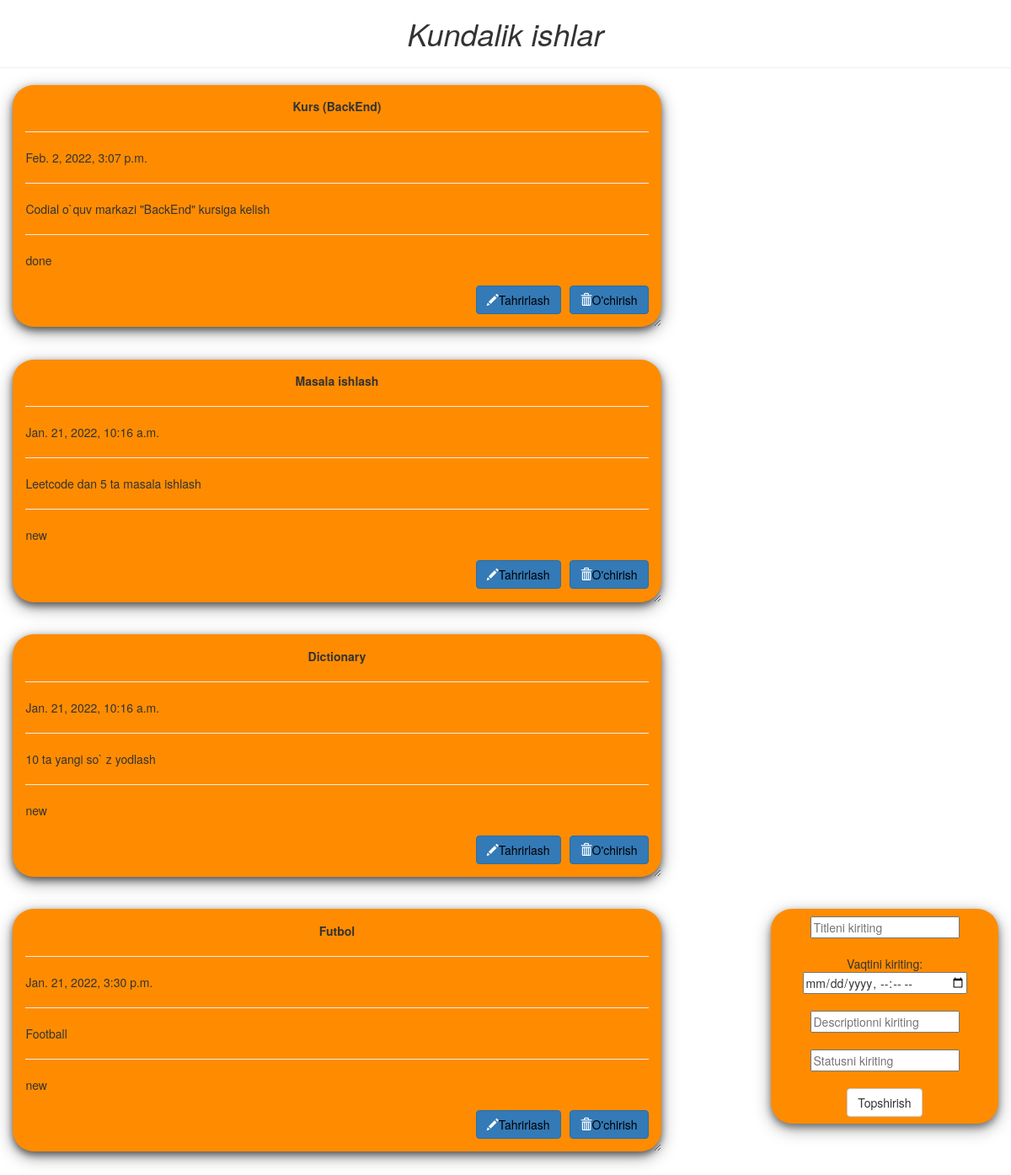
The page / on the database its author committed.
### app1/models.py (models this page shows)
class TODO(models.Model):
    title = models.CharField(max_length = 20)
    time = models.DateTimeField()
    description = models.CharField(max_length = 150)
    status = models.CharField(max_length = 10, choices = (('done', 'done'), ('new', 'new')))
    def __str__(self):
        return self.title

### app1/views.py (the view, shortened to what this page needs)
# urls.py: path('', home),
def home(request):
    p = TODO.objects.all()
    return render(request, 'todo.html', {'todos' : p})

### templates/todo.html (shortened to what this page needs)
<!DOCTYPE html>
<html lang="en" dir="ltr">
<head>
  <link rel="stylesheet" href="https://maxcdn.bootstrapcdn.com/bootstrap/3.3.7/css/bootstrap.min.css">
</head>
<body  class="container-fluid">
  <center class="row">
    <h1><i>Kundalik ishlar</i></h1>
    <hr />
  </center>
  <div class="row">
    {% for todo in todos %}
    <div class="col-md-8">
      <div class="card">
        <center><b>{{ todo }}</b></center>
        <hr/>
        {{ todo.time }}
        <hr/>
        {{todo.description}}
        <hr/>
        {{todo.status}}
        <br>
        <br>
        <button class="btn btn-primary" style="float: right; margin-left: 10px;"><span class="glyphicon glyphicon-trash"></span><a style="text-decoration:none; color:black;" href="/delete/{{todo.id}}/">O'chirish</a></button>
        <button class="btn btn-primary" style="float: right;"><span class="glyphicon glyphicon-pencil"></span><a style="text-decoration:none; color:black;" href="/edit/{{todo.id}}/">Tahrirlash</a></button>
      </div>
    </div>
    {% endfor %}
    <div class="col-md-1"> </div>
    <div class="col-md-3" >
      <div  class="submit_form">
      <form action="/" method="post"> {% csrf_token %}
        <input type="text" name="t" placeholder="Titleni kiriting">
        <br>
        <br>
        Vaqtini kiriting:
        <br>
        <input type="datetime-local" name="v" placeholder="Vaqtini kiriting">
        <br>
        <br>
        <input type="text" name="d" placeholder="Descriptionni kiriting">
        <br>
        <br>
        <input type="text" name="s" placeholder="Statusni kiriting">
        <br>
        <br>
        <center>
        <button type="submit" class="btn btn-default">Topshirish</button>
      </center>
      </form>
    </div>
  </div>
</div>
</body>
</html>

### templates/todo.html (style rules this page uses)
.card { box-shadow: 0 4px 8px 0 rgba(0,0,0,0.5), 0 6px 20px 0 rgba(0,0,0,0.39); background: DarkOrange; margin-bottom : 5%; border-radius: 25px; padding : 2%; overflow: auto; resize: both; text-overflow: ellipsis; }
.submit_form { text-align: center; padding: 3%; background: DarkOrange; border-radius: 25px; box-shadow: 0 4px 8px 0 rgba(0,0,0,0.4), 0 6px 20px 0 rgba(0,0,0,0.36); }

### rows shown on the page
TODO: title "Kurs (BackEnd)", time "Feb. 2, 2022, 3:07 p.m.", description "Codial o`quv markazi \"BackEnd\" kursiga kelish", status "done"
TODO: title "Masala ishlash", time "Jan. 21, 2022, 10:16 a.m.", description "Leetcode dan 5 ta masala ishlash", status "new"
TODO: title "Dictionary", time "Jan. 21, 2022, 10:16 a.m.", description "10 ta yangi so` z yodlash", status "new"
TODO: title "Futbol", time "Jan. 21, 2022, 3:30 p.m.", description "Football", status "new"
